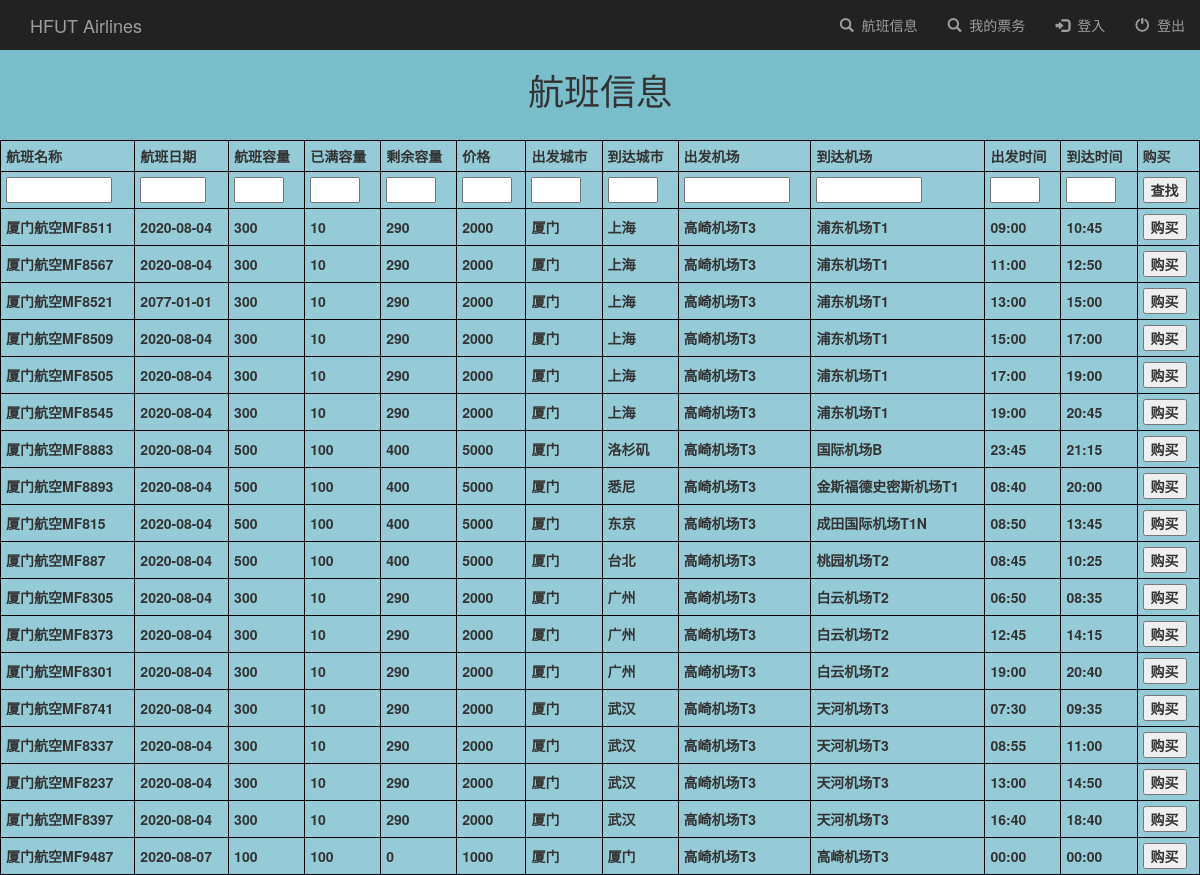
/ticketInfo/, run on an earlier commit of the app's database.
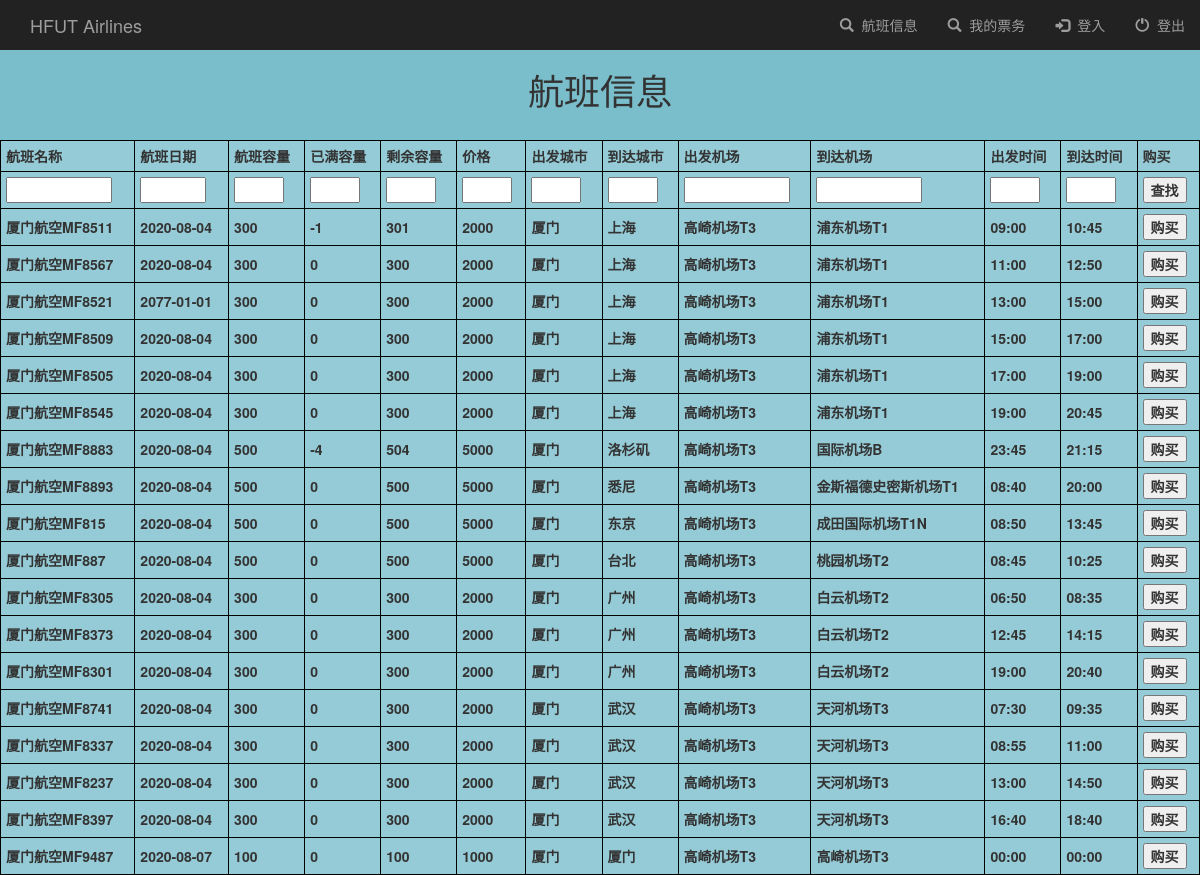
And on a later commit of the database.
### TicketApp/models.py (models this page shows)
class TicketItem(models.Model):
    flight_name = models.TextField()
    flight_date = models.TextField()
    flight_capacity = models.IntegerField()
    flight_booked_seats = models.IntegerField()
    flight_remained_seats = models.IntegerField()
    flight_price = models.TextField()
    depart_city = models.TextField()
    arrive_city = models.TextField()
    depart_airport = models.TextField()
    arrive_airport = models.TextField()
    depart_time = models.TextField()
    arrive_time = models.TextField()

### TicketApp/views.py (the view)
# urls.py: path('ticketInfo/', ticket_info, name='ticketInfo'),
def ticket_info(request):
    all_ticket_items = TicketItem.objects.all()
    return render(request, 'TicketInfo.html', {'all_items': all_ticket_items})

### TicketApp/templates/TicketInfo.html (shortened to what this page needs)
<!DOCTYPE html>
{% include 'navbar.html' %}
<html lang="en">
<head>
</head>
<body>
<h1 align="center">航班信息</h1>
<table style="width:100%">
    <tr>
        <th>航班名称</th>
        <th>航班日期</th>
        <th>航班容量</th>
        <th>已满容量</th>
        <th>剩余容量</th>
        <th>价格</th>
        <th>出发城市</th>
        <th>到达城市</th>
        <th>出发机场</th>
        <th>到达机场</th>
        <th>出发时间</th>
        <th>到达时间</th>
        <th>购买</th>
    </tr>
    <tr>
    <form action="/searchTicket/" method="post">{% csrf_token %}
        <label>
            <th><input name="search_flight_name" size="10"></th>
            <th><input name="search_flight_date" size="5"></th>
            <th><input name="search_flight_capacity" size="3"></th>
            <th><input name="search_flight_booked_seats" size="3"></th>
            <th><input name="search_flight_remained_seats" size="3"></th>
            <th><input name="search_flight_price" size="3"></th>
            <th><input name="search_depart_city" size="3"></th>
            <th><input name="search_arrive_city" size="3"></th>
            <th><input name="search_depart_airport" size="10"></th>
            <th><input name="search_arrive_airport" size="10"></th>
            <th><input name="search_depart_time" size="3"></th>
            <th><input name="search_arrive_time" size="3"></th>
            <th colspan="2"><input type="submit" value="查找"/></th>
        </label>
    </form>
    </tr>
    {% for ticketInfo_item in all_items %}
    <tr>
        <th>{{ ticketInfo_item.flight_name }}</th>
        <th>{{ ticketInfo_item.flight_date }}</th>
        <th>{{ ticketInfo_item.flight_capacity }}</th>
        <th>{{ ticketInfo_item.flight_booked_seats }}</th>
        <th>{{ ticketInfo_item.flight_remained_seats }}</th>
        <th>{{ ticketInfo_item.flight_price }}</th>
        <th>{{ ticketInfo_item.depart_city }}</th>
        <th>{{ ticketInfo_item.arrive_city }}</th>
        <th>{{ ticketInfo_item.depart_airport }}</th>
        <th>{{ ticketInfo_item.arrive_airport }}</th>
        <th>{{ ticketInfo_item.depart_time }}</th>
        <th>{{ ticketInfo_item.arrive_time }}</th>
        <form action="/bookTicket/{{ticketInfo_item.id}}" method="post">{% csrf_token %}
            <th><input type="submit" value="购买"></th>
        </form>
    </tr>
    {% endfor %}
</table>
</body>
</html>

What changed in the data, as far as the page shows it:
changed TicketItem "厦门航空MF8511": flight_booked_seats "10" → "-1"; flight_remained_seats "290" → "301"
changed TicketItem "厦门航空MF8567": flight_booked_seats "10" → "0"; flight_remained_seats "290" → "300"
changed TicketItem "厦门航空MF8521": flight_booked_seats "10" → "0"; flight_remained_seats "290" → "300"
changed TicketItem "厦门航空MF8509": flight_booked_seats "10" → "0"; flight_remained_seats "290" → "300"
changed TicketItem "厦门航空MF8505": flight_booked_seats "10" → "0"; flight_remained_seats "290" → "300"
changed TicketItem "厦门航空MF8545": flight_booked_seats "10" → "0"; flight_remained_seats "290" → "300"
changed TicketItem "厦门航空MF8883": flight_booked_seats "100" → "-4"; flight_remained_seats "400" → "504"
changed TicketItem "厦门航空MF8893": flight_booked_seats "100" → "0"; flight_remained_seats "400" → "500"
changed TicketItem "厦门航空MF815": flight_booked_seats "100" → "0"; flight_remained_seats "400" → "500"
changed TicketItem "厦门航空MF887": flight_booked_seats "100" → "0"; flight_remained_seats "400" → "500"
changed TicketItem "厦门航空MF8305": flight_booked_seats "10" → "0"; flight_remained_seats "290" → "300"
changed TicketItem "厦门航空MF8373": flight_booked_seats "10" → "0"; flight_remained_seats "290" → "300"
changed TicketItem "厦门航空MF8301": flight_booked_seats "10" → "0"; flight_remained_seats "290" → "300"
changed TicketItem "厦门航空MF8741": flight_booked_seats "10" → "0"; flight_remained_seats "290" → "300"
changed TicketItem "厦门航空MF8337": flight_booked_seats "10" → "0"; flight_remained_seats "290" → "300"
changed TicketItem "厦门航空MF8237": flight_booked_seats "10" → "0"; flight_remained_seats "290" → "300"
changed TicketItem "厦门航空MF8397": flight_booked_seats "10" → "0"; flight_remained_seats "290" → "300"
changed TicketItem "厦门航空MF9487": flight_booked_seats "100" → "0"; flight_remained_seats "0" → "100"
